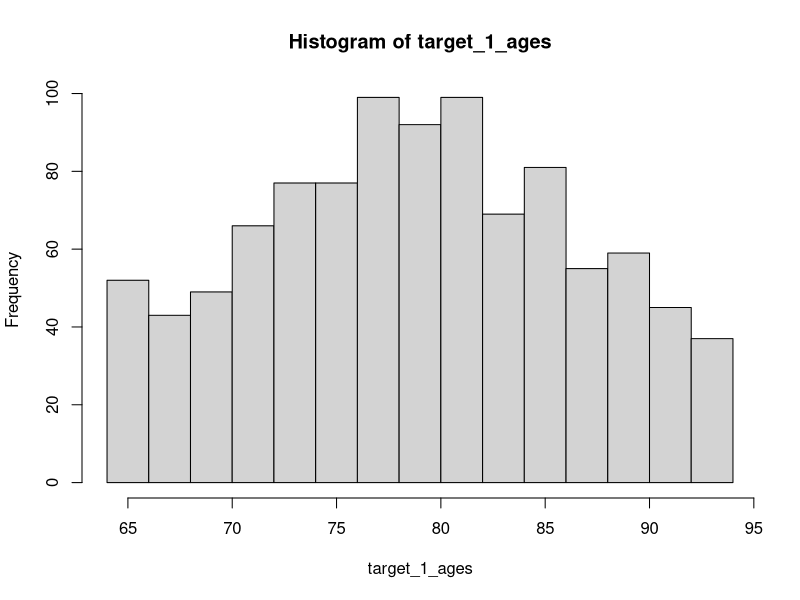
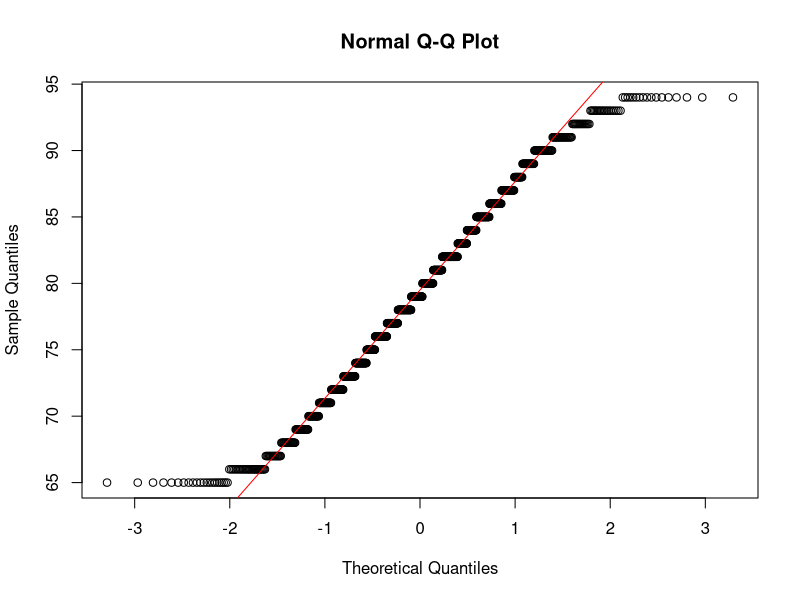
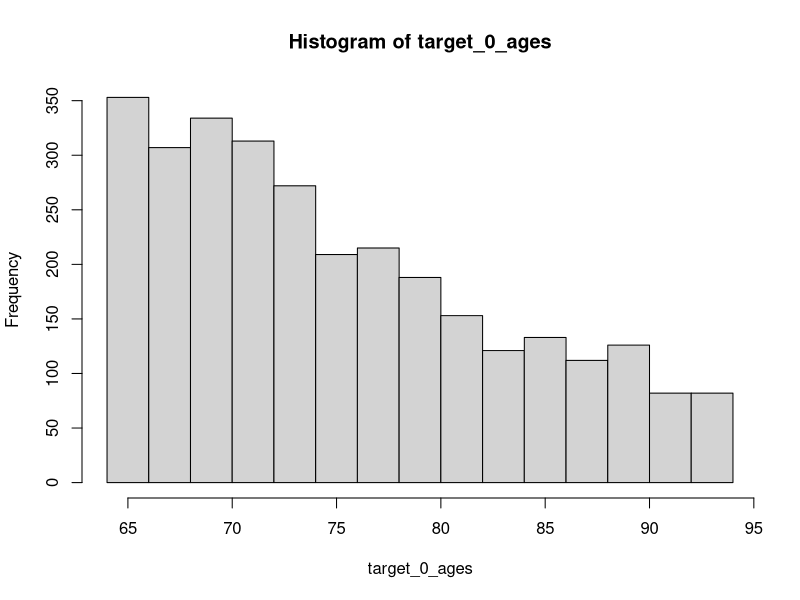
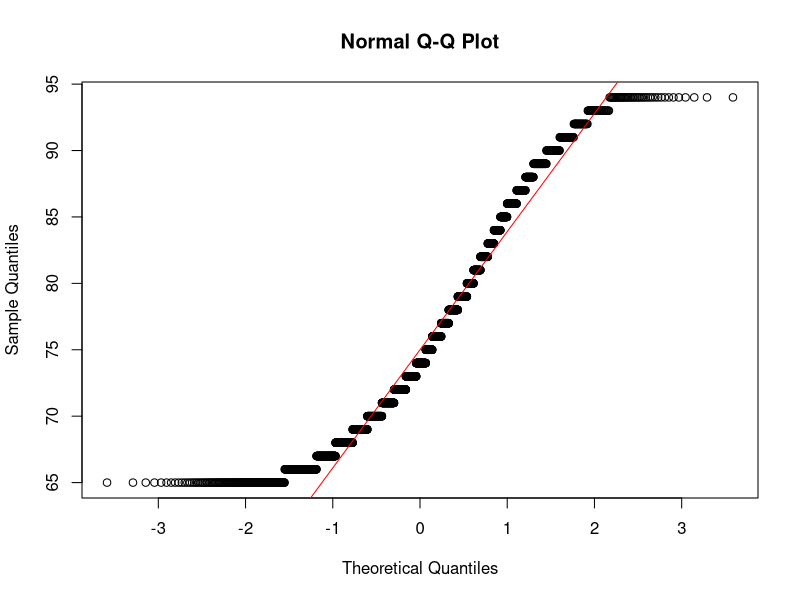
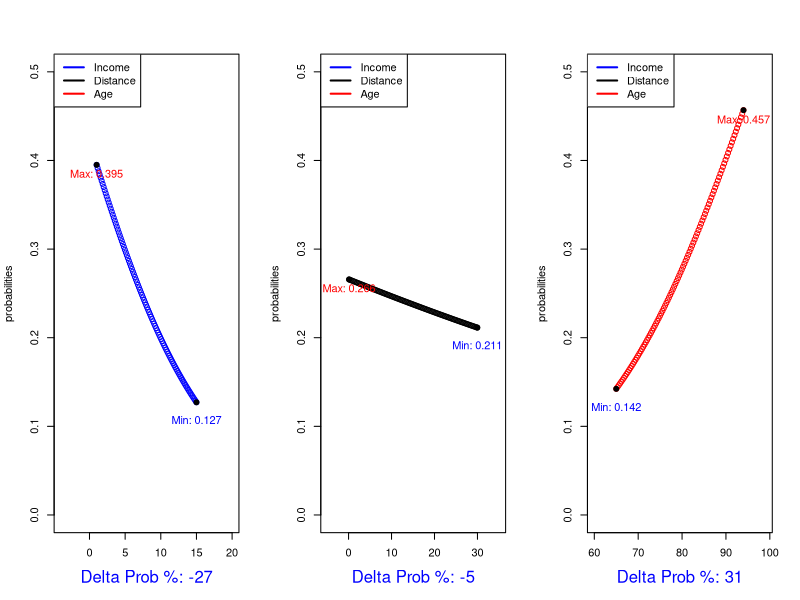
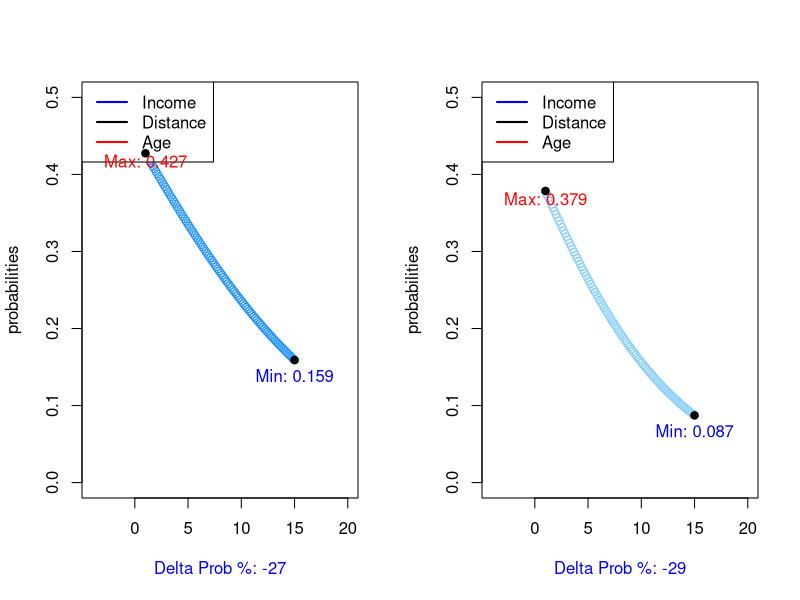
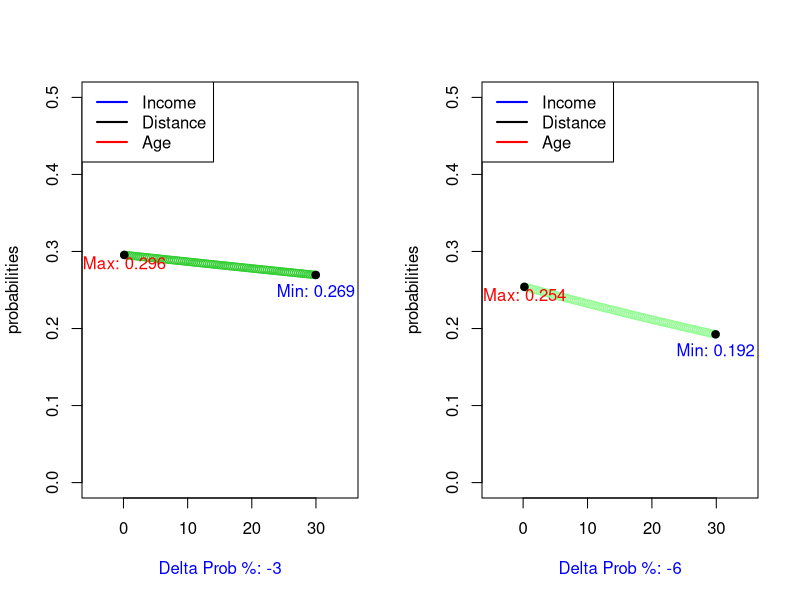
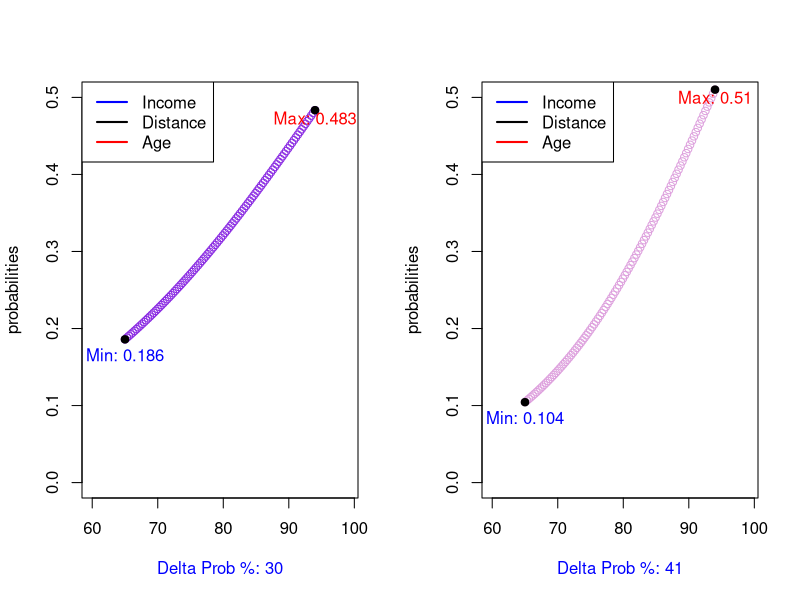

These charts were generated, in order, by the following R code: (Note: this script raises an error after producing the figures.)
## ---- chunk 1
responders_data_sheet <- read.csv(file="data.csv",header=TRUE)
## ---- chunk 2
target_1_ages <- responders_data_sheet[responders_data_sheet[,7] == 1,2]
hist(target_1_ages)
shapiro.test(target_1_ages)
qqnorm(target_1_ages)
qqline(target_1_ages, col = "red")
## ---- chunk 3
target_0_ages <- responders_data_sheet[responders_data_sheet[,7] == 0,2]
hist(target_0_ages)
shapiro.test(target_0_ages)
qqnorm(target_0_ages)
qqline(target_0_ages, col = "red")
## ---- chunk 4
wilcox.test(target_1_ages, target_0_ages, alternative = "greater")
## ---- chunk 5
data_income <- responders_data_sheet[responders_data_sheet[, 4] != "", ]

income_levels <- factor(data_income[, "income"],
                                    levels = c("Under $10k", "10-19,999", "20-29,999", "30-39,999",
                                   "40-49,999", "50-59,999", "60-69,999", "70-79,999",
                                   "80-89,999", "90-99,999", "100-149,999", "150 - 174,999",
                                   "175 - 199,999", "200 - 249,999", "250k+"),
                                    ordered = TRUE)

#income levels 1:15, level 1 being under 10k, level 15 being 250k+
data_income$income <- as.numeric(income_levels)

probt_income_men <- data_income[data_income[,5]=="M",]

probt_income_women <- data_income[data_income[,5]=="F",]

responders_data_sheet_men <- data_income[data_income[,5]=="M",]

responders_data_sheet_women <- data_income[data_income[,5]=="F",]
## ---- chunk 6
binary_classifier <- function(predictor, clean_data, color) {
  
  simple_logistic_model <- glm(data = clean_data,
                               target ~ predictor,
                               family = binomial())

  intercept_slope <- coef(simple_logistic_model)
  
  x_evaluation <- seq(min(predictor), max(predictor), length.out = 100)
  
  Prob_by_income <- function(x, intercept_slope) {
    log_odds <- intercept_slope[1] + intercept_slope[2] * x
    odds <- exp(log_odds)
    probability <- odds / (1 + odds)
    return(probability)
  }
  
  probabilities <- sapply(x_evaluation, function(x) Prob_by_income(x, intercept_slope))
  plot(x=x_evaluation,y=probabilities,col=color,xlim=range(min(x_evaluation - 5),max(x_evaluation+5)),ylim=range(0,.5),xlab="")
  legend("topleft", legend = c("Income", "Distance", "Age"),col = c("blue", "black", "red"), lty = 1, lwd = 2)
  min_prob <- min(probabilities)
  min_x <- x_evaluation[which.min(probabilities)]
  
  max_prob <- max(probabilities)
  max_x <- x_evaluation[which.max(probabilities)]
 
  delta_value <- as.numeric(tail(probabilities, 1) - head(probabilities, 1))
 
  delta_text <- paste0("Delta Prob %: ", round(delta_value*100))
  mtext(delta_text, side = 1, line = 3, col = "blue")
  
  points(min_x, min_prob, col = "black", pch = 19)
  
  text(min_x, min_prob - 0.02, labels = paste0("Min: ", round(min_prob, 3)), col = "blue")
  
  points(max_x, max_prob, col = "black", pch = 19)
  
  text(max_x, max_prob - 0.01, labels = paste0("Max: ", round(max_prob, 3)), col = "red")
  
  return(delta_value)
}
## ---- chunk 7
par(mfrow = c(1, 3))
#income
binary_classifier(data_income$income,data_income,c("blue"))
#distance
binary_classifier(responders_data_sheet$dist,responders_data_sheet,c("black"))
#age
binary_classifier(responders_data_sheet$age,responders_data_sheet,c("red"))
## ---- chunk 8
predictors <- list(probt_income_men$income,probt_income_women$income,
                   responders_data_sheet_men$dist,responders_data_sheet_women$dist,
                   responders_data_sheet_men$age,responders_data_sheet_women$age) 

clean_data_list <- list(probt_income_men,probt_income_women,
                        responders_data_sheet_men,responders_data_sheet_women,
                        responders_data_sheet_men,responders_data_sheet_women)


par(mfrow = c(1,2))

colors <- c("#1E90FF","#87CEFA","#32CD32","#98FB98","#8A2BE2","#DDA0DD")

deltas <- numeric(6)
deltas <- mapply(binary_classifier, predictor = predictors, clean_data = clean_data_list, color = colors)

delta_mat <- matrix(data = deltas, nrow = 3, ncol = 2, byrow = TRUE,
                    dimnames = list(c("income", "distance", "age"), 
                                    c("Male", "Female")))

(delta_mat)

## ---- chunk 9
responders_data_sheet$gender <- ifelse(responders_data_sheet$gender == "M", "F", "unknown")
responders_data_sheet$marital_status <- ifelse(responders_data_sheet$marital_status == "M", "S", "unknown")





responders_data_sheet$gender <- as.factor(responders_data_sheet$gender)


responders_data_sheet <- responders_data_sheet[responders_data_sheet[, 7] != "", ]


responders_data_sheet


income_levels <- factor(responders_data_sheet[, "income"],
                                    levels = c("Under $10k", "10-19,999", "20-29,999", "30-39,999",
                                   "40-49,999", "50-59,999", "60-69,999", "70-79,999",
                                   "80-89,999", "90-99,999", "100-149,999", "150 - 174,999",
                                   "175 - 199,999", "200 - 249,999", "250k+"),
                                    ordered = TRUE)







responders_data_sheet$income <- as.numeric(income_levels)

responders_data_sheet$income[is.na(responders_data_sheet$income)] <- "unknown"

responders_data_sheet$marital_status <- as.factor(responders_data_sheet$marital_status)

responders_data_sheet$target <- factor(responders_data_sheet$target,levels = c(1,0), labels = c("response", "no_response"))
responders_data_sheet <- responders_data_sheet[,2:7]
clean_data <- responders_data_sheet
## ---- chunk 10
library(caret)
library(randomForest)
set.seed(123)
trainIndex <- createDataPartition(responders_data_sheet$target, p = 0.8, list = FALSE, times = 1)

response_train <- responders_data_sheet[trainIndex,]
response_test <- responders_data_sheet[-trainIndex,]

rf_model <- randomForest(target ~ ., data = response_train, importance = TRUE, ntree = 500)

predictions <- predict(rf_model, newdata = response_test)

conf_matrix <- confusionMatrix(predictions, response_test$target)
## ---- chunk 11
predicted_probabilities <- predict(rf_model, newdata = clean_data, type = "prob")

response_probabilities <- predicted_probabilities[, "response"]

obs_with_prediction_prob <- cbind(clean_data,response_probabilities)
## ---- chunk 12
# Generate cumulative gains chart
generate_cumulative_gains_chart <- function(model, data, response_column, prob_column) {
  # Predict probabilities and add to the dataset
  predicted_probs <- predict(model, newdata = data, type = "prob")
  data$response_prob <- predicted_probs[, prob_column]
  
  # Sort data by predicted probabilities in descending order
  sorted_data <- data[order(data$response_prob, decreasing = TRUE), ]
  
  # Total number of positive responses in the dataset
  total_responses <- sum(sorted_data[[response_column]] == "response")
  
  # Initialize vectors for the cumulative gains curve
  percent_contacted <- seq(0, 1, by = 0.1)
  cumulative_responses <- numeric(length(percent_contacted))
  baseline_responses <- percent_contacted * total_responses
  
  # Calculate cumulative response percentages
  for (i in seq_along(percent_contacted)) {
    n <- ceiling(percent_contacted[i] * nrow(sorted_data))
    cumulative_responses[i] <- sum(sorted_data[1:n, response_column] == "response") / total_responses * 100
  }
  
  # Create a results data frame
  results <- data.frame(
    percent_contacted = percent_contacted,
    cumulative_responses = cumulative_responses,
    baseline_responses = baseline_responses
  )
  
  # Plot cumulative gains chart
  plot(
    x = percent_contacted, y = cumulative_responses,
    type = "o", col = "red", xlab = "Percent Contacted", ylab = "Cumulative Response (%)",
    main = "Cumulative Gains Chart", ylim = c(0, 100)
  )
  lines(
    x = percent_contacted, y = baseline_responses,
    col = "blue", type = "o", lty = 2
  )
  
  legend("bottomright", legend = c("Model", "Baseline"), col = c("red", "blue"), lty = c(1, 2))
  return(results)
}

# Generate lift chart
generate_lift_chart <- function(model, data, response_column, prob_column) {
  # Predict probabilities and add to the dataset
  predicted_probs <- predict(model, newdata = data, type = "prob")
  data$response_prob <- predicted_probs[, prob_column]
  
  # Sort data by predicted probabilities in descending order
  sorted_data <- data[order(data$response_prob, decreasing = TRUE), ]
  
  # Total number of positive responses
  total_responses <- sum(sorted_data[[response_column]] == "response")
  
  # Initialize vectors for the lift chart
  percent_contacted <- seq(0.1, 1, by = 0.1)
  lift_values <- numeric(length(percent_contacted))
  baseline_lift <- rep(1, length(percent_contacted))  # Baseline lift is always 1
  
  # Calculate lift values
  for (i in seq_along(percent_contacted)) {
    n <- ceiling(percent_contacted[i] * nrow(sorted_data))
    cumulative_responses <- sum(sorted_data[1:n, response_column] == "response")
    lift_values[i] <- cumulative_responses / (percent_contacted[i] * total_responses)
  }
  
  # Create a results data frame
  lift_results <- data.frame(
    percent_contacted = percent_contacted,
    lift_values = lift_values,
    baseline_lift = baseline_lift
  )
  
  # Plot lift chart
  plot(
    x = percent_contacted, y = lift_values,
    type = "o", col = "red", xlab = "Percent Contacted", ylab = "Lift",
    main = "Lift Chart", ylim = c(0, max(lift_values, 2))
  )
  lines(
    x = percent_contacted, y = baseline_lift,
    col = "blue", type = "o", lty = 2
  )
  
  legend("topright", legend = c("Model", "Baseline"), col = c("red", "blue"), lty = c(1, 2))
  return(lift_results)
}

# Run both functions
cumulative_gains <- generate_cumulative_gains_chart(
  model = rf_model,
  data = clean_data,
  response_column = "response_column_name",  # Replace with the actual response column name
  prob_column = "response"                  # Replace with the predicted probability column name
)

lift_chart <- generate_lift_chart(
  model = rf_model,
  data = clean_data,
  response_column = "response_column_name",  # Replace with the actual response column name
  prob_column = "response"                  # Replace with the predicted probability column name
)
